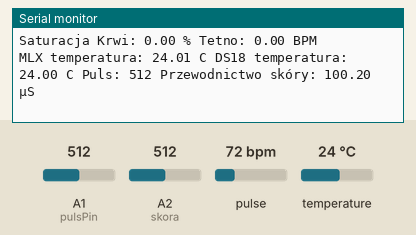
Simulated run of this sketch. Board: Arduino Uno, built with avr-gcc and run on an emulated ATmega328P. Parts: the last lines printed to the serial monitor. The inputs (shaded band) are chosen by the test bench; at power-on: temperature 24 °C, A1 (pulsPin) = 512, A2 (skora) = 512, pulse 72 bpm.

Above: at 1.5 s.
1.6 s: temperature set to 12 °C
At 3.0 s:
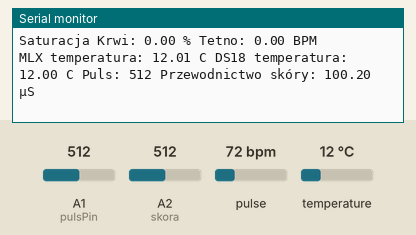
3.1 s: A1 (pulsPin) set to 716
At 4.5 s:
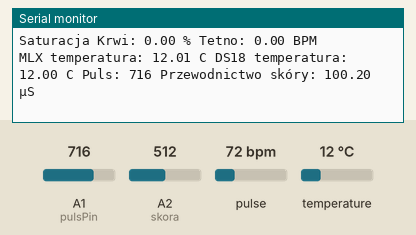
4.6 s: A2 (skora) set to 716
6.1 s: temperature set to 19 °C
At 7.2 s:
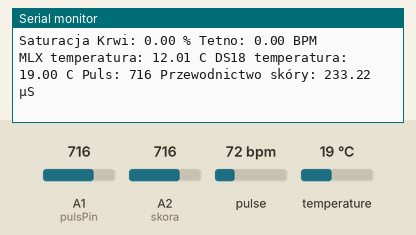
7.6 s: A1 (pulsPin) set to 992
At 8.8 s:
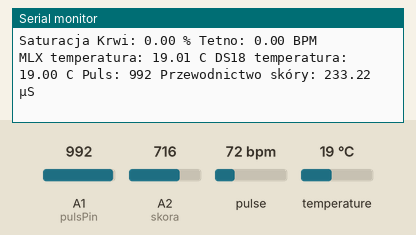
9.1 s: A2 (skora) set to 992
At 11.0 s:
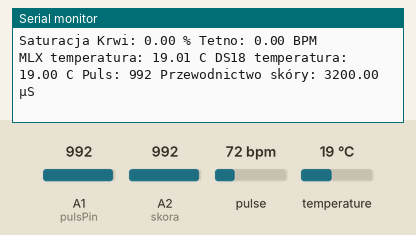
Timing chart, 0 to 11.6 s (numbered marks = the images above; inputs shaded):
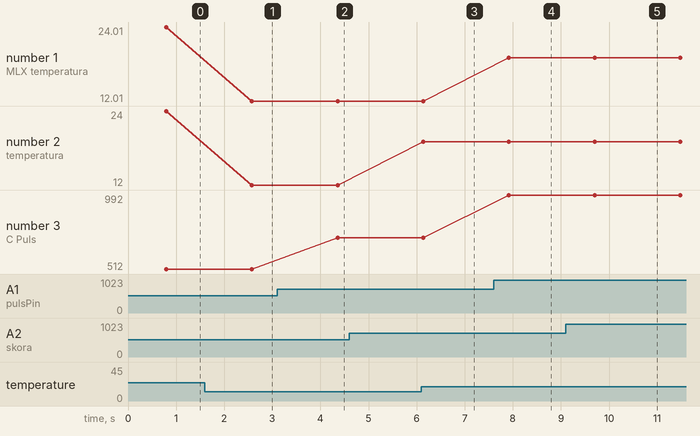

The sketch:

arduinoUno.ino
```cpp
#include <Wire.h>
#include <Adafruit_MLX90614.h>
#include <OneWire.h>
#include <DallasTemperature.h>
#include <MAX30105.h>

Adafruit_MLX90614 mlx = Adafruit_MLX90614(); // Czujnik temperatury bezdotykowy

#define ONE_WIRE_BUS 0
OneWire oneWire(ONE_WIRE_BUS);
DallasTemperature sensors(&oneWire); // Czujnik temperatury
MAX30105 pulsometr; // Czujnik Pulsometr
int pulsPin = A1;   // Czujnik tętna
int puls = 0;
int skora = A2;

void setup() {
  Serial.begin(115200);
  Wire.begin();
  mlx.begin();
  sensors.begin();
  pulsometr.begin(Wire, I2C_SPEED_FAST);
  pulsometr.setup();
}

void loop() {
  float temperaturaBezDotyku = mlx.readAmbientTempC();
  sensors.requestTemperatures();
  float temperatura = sensors.getTempCByIndex(0);
  long podczerwien = pulsometr.getIR();
  if (podczerwien > 50000) {
    float saturacjaKrwi = pulsometr.getSpO2();
    float tetno = pulsometr.getHeartRate();
    Serial.print("Saturacja Krwi: ");Serial.print(saturacjaKrwi);Serial.print(" % ");
    Serial.print("Tetno: ");Serial.print(tetno);Serial.println(" BPM");
  }
  puls = analogRead(pulsPin);
  int wynikSkory = analogRead(skora);
  float rezystancji = (1023.0 / wynikSkory - 1.0) * 10000;
  float przewodnoscSkory = 1000000.0 / rezystancji;

  Serial.print("MLX temperatura: ");Serial.print(temperaturaBezDotyku);Serial.print(" C ");
  Serial.print("DS18 temperatura: ");Serial.print(temperatura);Serial.print(" C ");
  Serial.print("Puls: ");Serial.print(puls);
  Serial.print(" Przewodnictwo skóry: ");Serial.print(przewodnoscSkory);Serial.println(" µS");
  delay(1000);
}
```

Measured:
- after the input at 1.6 s, the serial monitor: prints a new line after 0.98 s (image 1)
- after the input at 3.1 s, the serial monitor: prints a new line after 1.3 s (image 2)
- after the input at 6.1 s, the serial monitor: prints a new line at once (image 3)
- after the input at 7.6 s, the serial monitor: prints a new line after 0.32 s (image 4)
- after the input at 9.1 s, the serial monitor: prints a new line after 0.60 s (image 5)
- plotted number 1: 24.01 → 12.01 after the input at 1.6 s
- plotted number 2: 24 → 12 after the input at 1.6 s, 12 → 19 after the input at 6.1 s
- plotted number 3: 512 → 716 after the input at 3.1 s, 716 → 992 after the input at 7.6 s
